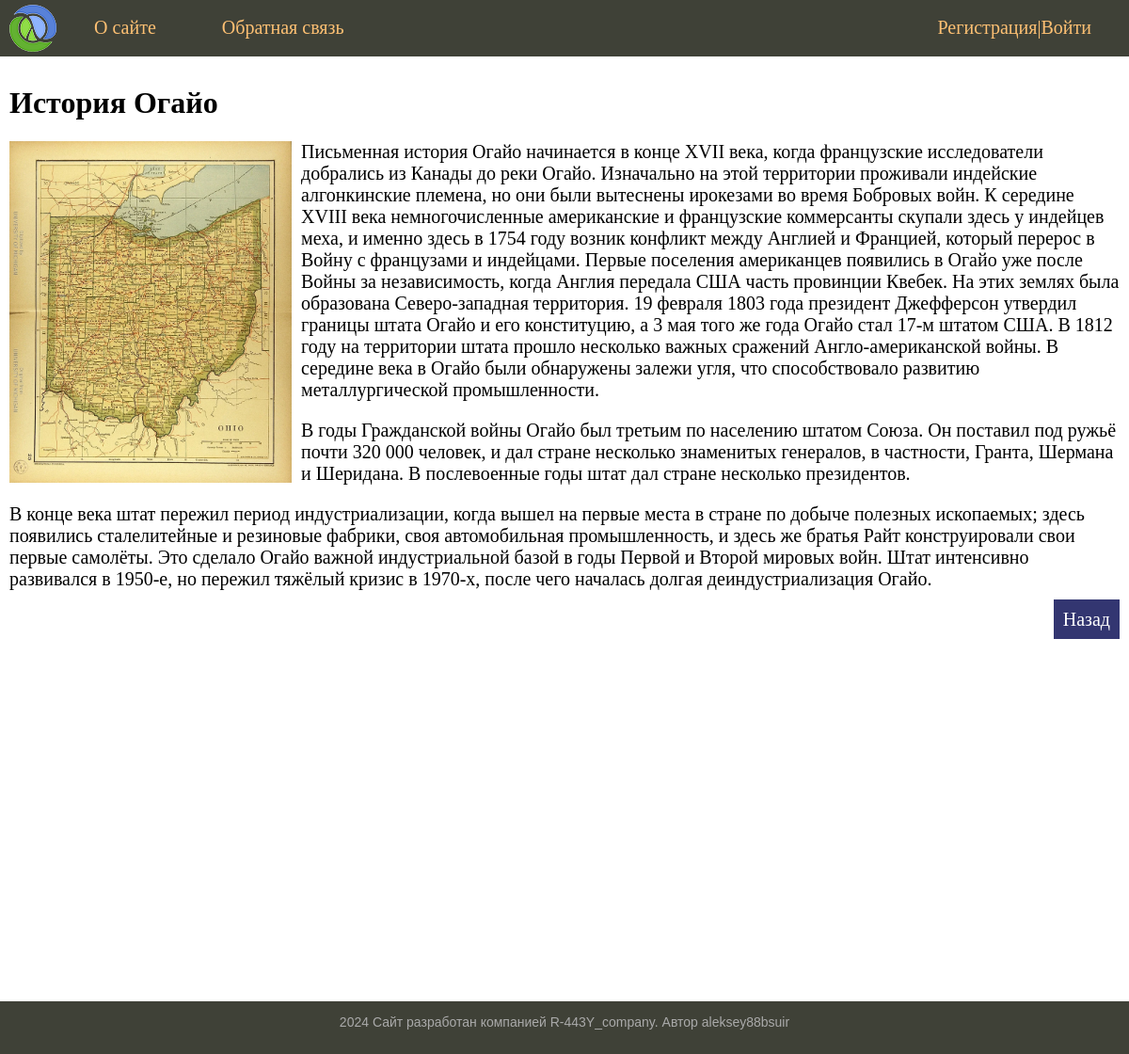
The app's page /post/4/ with its own data.
### articles/models.py (models this page shows, shortened)
class Article(models.Model):
    title = models.CharField(max_length=50)
    author = models.CharField(max_length=30)
    content = models.TextField(blank=True)
    photo = models.ImageField(upload_to='photos')
    is_published = models.BooleanField(default=True)

### articles/views.py (the view)
# urls.py: path('post/<int:post_id>/', show_post, name='post'),
def show_post(request, post_id):
    post = Article.objects.get(pk=post_id)
    context = {'menu': menu,
               'title': 'Статья',
               'post': post}
    return render(request, "articles/post.html", context=context)

### articles/templates/articles/post.html
{% extends 'articles/base.html' %}
{% block content %}
<div class="content-text">
    <h1>{{ post.title }}</h1>
    {% if post.photo %}
        <p><img class="img-article-left" src="{{ post.photo.url }}"></p>
    {% endif %}
    {{post.content|linebreaks}}
    <p class="link-read-post"><a href="{% url 'start_page' %}">Назад</a> </p>
<br>
<br>
</div>
{% endblock content %}

### articles/static/articles/css/styles.css (style rules this page uses)
body, html { margin: 0; padding: 0; height: 100%; }
.content-text { margin: 0px 0 40 0px; color: #000; font-size: 20px; font-family: Yandex Sans Display Light; padding: 10px; }
.content-text h1 { font-size: 32px; }
img { max-width: 600px; height: auto; }
img.img-article-left { max-width: 300px; height: auto; float: left; padding: 0 10px 10px 0; }
p.link-read-post { text-align: right; }
p.link-read-post a { padding: 10px; min-width: 100px; background: #333671; color: #fff; text-decoration: none; }

### records on screen
Article: title "История Огайо", photo (picture), content "Письменная история Огайо начинается в конце XVII века, когда французские исследователи добрались из Канады до реки Огайо. Изначально на этой территории проживали индейские алгонкинские племена, но они были вытеснены ирокезами во время Бобровых войн. К середине XVIII века немногочисленные американские и французские коммерсанты скупали здесь у индейцев меха, и именно здесь в 1754 году возник конфликт между Англией и Францией, который перерос в Войну с французами и индейцами. Первые поселения американцев появились в Огайо уже после Войны за независимость, когда Англия передала США часть провинции Квебек. На этих землях была образована Северо-западная территория. 19 февраля 1803 года президент…"

### other values on screen
{{ m.title }} "О сайте" "Обратная связь"
